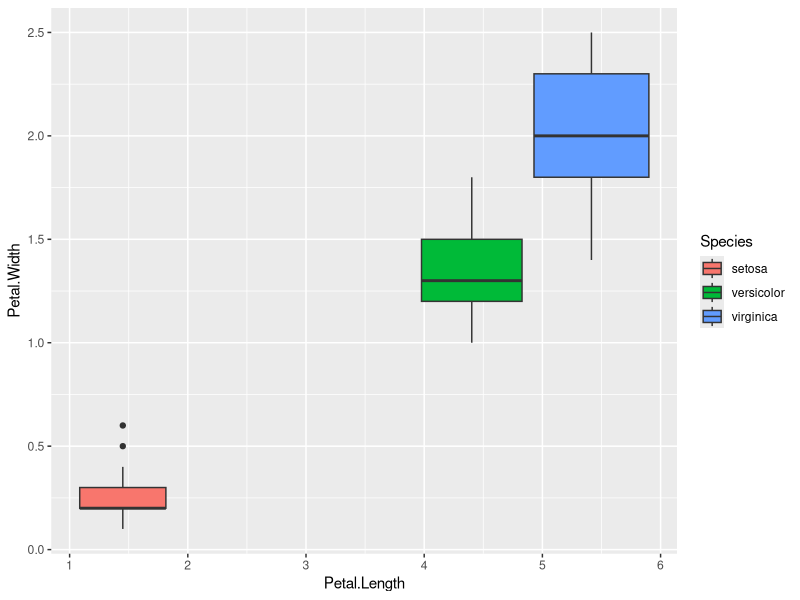

Write the R code that produced this figure.
## ---- chunk 1
require(ggplot2)
ggplot(iris, aes(x = Petal.Length, y = Petal.Width, fill = Species)) + 
  geom_boxplot()
